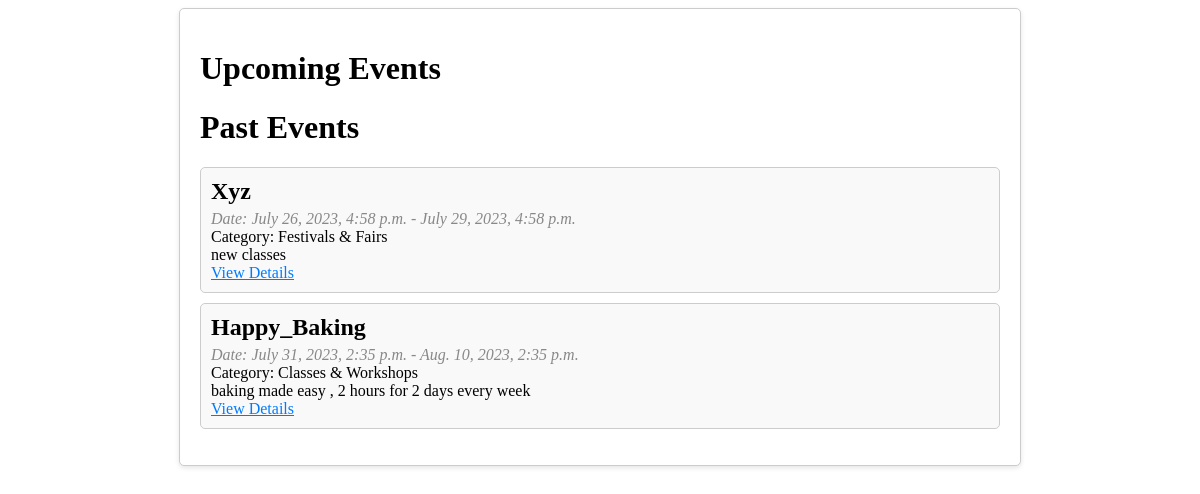
/event_list/, run on an earlier commit of the app's database.
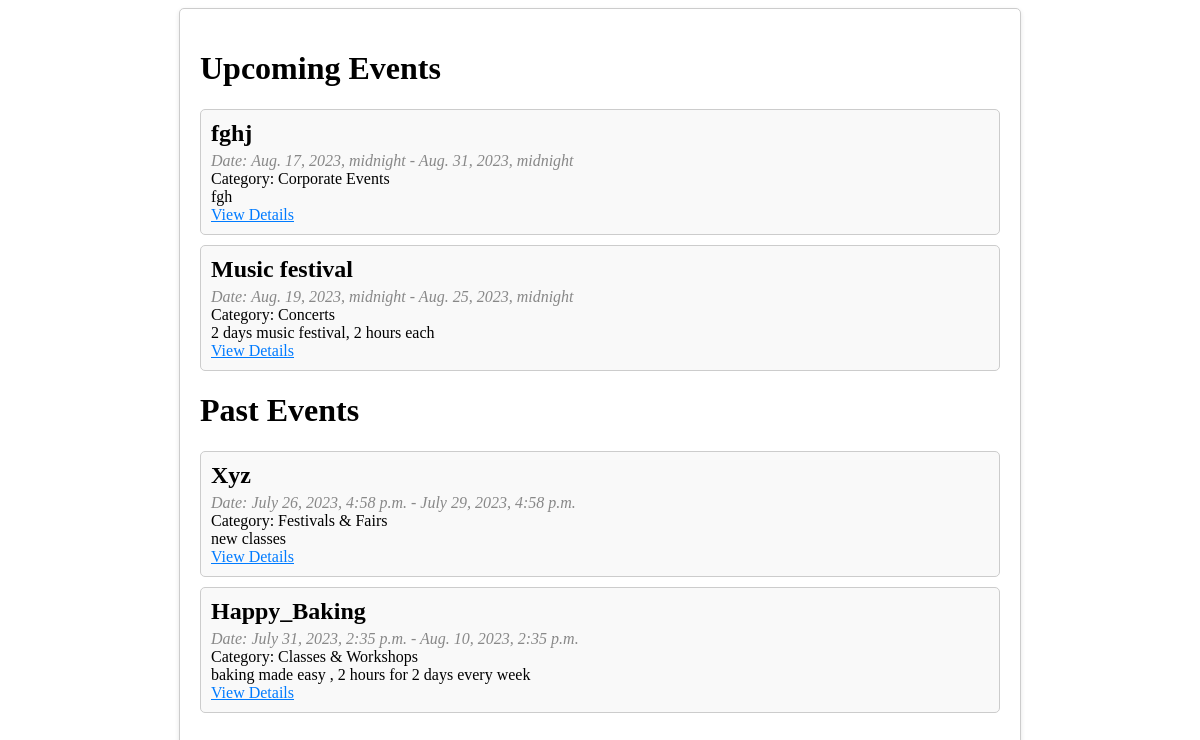
And on a later commit of the database.
### home/models.py (models this page shows, shortened)
class Event(models.Model):
    CATEGORY_CHOICES = (
        ('Concerts', 'Concerts'),
        ('Classes & Workshops', 'Classes & Workshops'),
        ('Corporate Events', 'Corporate Events'),
        ('Festivals & Fairs', 'Festivals & Fairs'),
    )
    title = models.CharField(max_length=200, null=True, blank=True)
    description = models.TextField(max_length=200, null=True)
    category = models.CharField(max_length=20, choices=CATEGORY_CHOICES,null=True)
    price= models.IntegerField( null=True)
    start_date = models.DateTimeField(null= True)
    end_date = models.DateTimeField(null=True)

### home/views.py (the view)
# urls.py: path('event_list/', views.event_list, name='event_list'),
def event_list(request):
    events= Event.objects.all()
    upcoming_events = Event.objects.filter(start_date__gte=timezone.now())
    past_events = Event.objects.filter(end_date__lt=timezone.now())
    upcoming_count= upcoming_events.count()
    past_count= past_events.count()
    myFilter=EventFilter(request.GET, queryset=events)
    events= myFilter.qs
    return render(request, 'home/event_list.html', {'upcoming_events': upcoming_events, 'past_events': past_events, 'upcoming_count':upcoming_count, 'past_count':past_count, 'myFilter':myFilter,'events':events})

### home/templates/home/event_list.html (shortened to what this page needs)
{% load static %}
<!DOCTYPE html>
<html>
<head>
    <link rel="stylesheet" type="text/css" href="{% static 'css/event_list.css' %}">
</head>
<body>
    <div class="event-list-container">
        <ul class="event-list">
          <h1>Upcoming Events</h1>
            {% for event in upcoming_events %}
            <li class="event-item">
                <h2>{{ event.title }}</h2>
                <p class="event-date">Date: {{ event.start_date }} - {{ event.end_date }}</p>
                <p class="event-category">Category: {{ event.category }}</p>
                <p>{{ event.description }}</p>
                <a href="{% url 'event_detail' event.id %}">View Details</a>
            </li>
            {% endfor %}
        </ul>
        <ul class="event-list">
          <h1>Past Events</h1>
            {% for event in past_events %}
            <li class="event-item">
                <h2>{{ event.title }}</h2>
                <p class="event-date">Date: {{ event.start_date }} - {{ event.end_date }}</p>
                <p class="event-category">Category: {{ event.category }}</p>
                <p>{{ event.description }}</p>
                <a href="{% url 'event_detail' event.id %}">View Details</a>
            </li>
            {% endfor %}
        </ul>
    </div>
</body>
</html>

What changed in the data, as far as the page shows it:
added Event: title "fghj", start_date "Aug. 17, 2023, midnight", end_date "Aug. 31, 2023, midnight", category "Corporate Events", description "fgh", shown under "Upcoming Events"
added Event: title "Music festival", start_date "Aug. 19, 2023, midnight", end_date "Aug. 25, 2023, midnight", category "Concerts", description "2 days music festival, 2 hours each", shown under "Upcoming Events"
